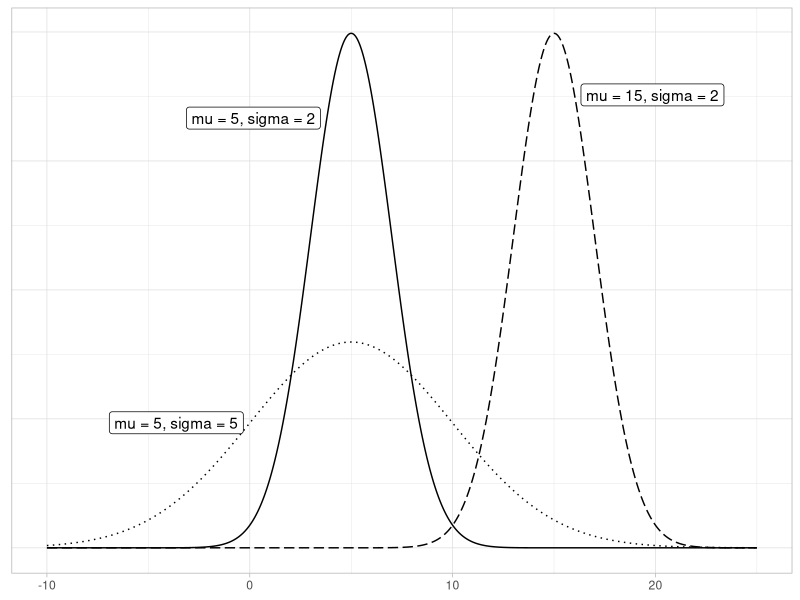
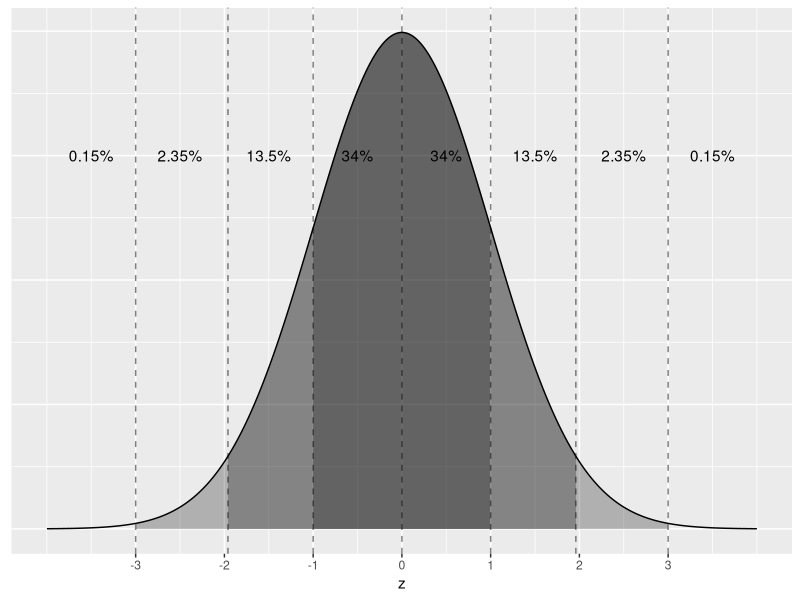

Here is the R script that generated these plots, in order: (Note: this script raises an error after producing the figures.)
## ---- chunk 1
if(!knitr::is_latex_output()){
  cat("# (APPENDIX) Appendix {-}")
} else {
  cat("\\appendix")
}
## ---- chunk 2
chap <- "A"
lc <- 0
rq <- 0
# **`r paste0("(LC", chap, ".", (lc <- lc + 1), ")")`**
# **`r paste0("(RQ", chap, ".", (rq <- rq + 1), ")")`**

knitr::opts_chunk$set(
  tidy = FALSE, 
  out.width = '\\textwidth', 
  fig.height = 4,
  warning = FALSE
)

options(scipen = 99, digits = 3)

# Set random number generator see value for replicable pseudorandomness.
set.seed(76)
## ---- chunk 3
# Packages needed internally, but not in text.
library(scales)
library(tidyverse)
## ---- chunk 4
all_points <- tibble(
  domain = seq(from = -10, to = 25, by = 0.01),
  `mu = 5, sigma = 2` = dnorm(x = domain, mean = 5, sd = 2),
  `mu = 5, sigma = 5` = dnorm(x = domain, mean = 5, sd = 5),
  `mu = 15, sigma = 2` = dnorm(x = domain, mean = 15, sd = 2)
)  %>% 
  gather(key = "Distribution", value = "value", - domain) %>% 
  mutate(
    Distribution = factor(
      Distribution, 
      levels = c("mu = 5, sigma = 2", 
                 "mu = 5, sigma = 5", 
                 "mu = 15, sigma = 2")
    )
  )

for_labels <- all_points %>% 
  filter(between(domain, 3.795, 3.805) & Distribution == "mu = 5, sigma = 2" |
           between(domain, 0.005, 0.0105) & Distribution == "mu = 5, sigma = 5" |
           between(domain, 16.005, 16.015) & Distribution == "mu = 15, sigma = 2")

all_points %>% 
  ggplot(aes(x = domain, y = value, linetype = Distribution)) +
  geom_line() +
  ggrepel::geom_label_repel(data = for_labels, aes(label = Distribution),
                            nudge_x = c(-1, -2.1, 1)) +
  theme_light() +
  scale_linetype_manual(values=c("solid", "dotted", "longdash")) + 
  theme(
    axis.title.y = element_blank(),
    axis.title.x = element_blank(),
    axis.text.y = element_blank(),
    axis.ticks.y = element_blank(),
    legend.position = "none"
  )
## ---- chunk 5
shade_3_sd <- function(x) {
  y <- dnorm(x, mean = 0, sd = 1)
  y[x <= -3 | x >= 3] <- NA
  return(y)
}
shade_2_sd <- function(x) {
  y <- dnorm(x, mean = 0, sd = 1)
  y[x <= -1.96 | x >= 1.96] <- NA
  return(y)
}
shade_1_sd <- function(x) {
  y <- dnorm(x, mean = 0, sd = 1)
  y[x <= -1 | x >= 1] <- NA
  return(y)
}

labels <- tibble(
  x = c(-3.5, -2.5, -1.5, -0.5, 0.5, 1.5, 2.5, 3.5),
  label = c("0.15%", "2.35%", "13.5%", "34%", "34%", "13.5%", "2.35%", "0.15%")
) %>% 
  mutate(y = rep(0.3, times = n()))

ggplot(data = tibble(x = c(-4, 4)), aes(x)) +
  geom_text(data = labels, aes(y=y, label = label)) + 
  # Trace normal curve
  stat_function(fun = dnorm, args = list(mean = 0, sd = 1), n = 1000) + 
  # Shade and delineate +/- 3 SD
  stat_function(fun = shade_3_sd, geom = "area", fill = "black", alpha = 0.25, n = 1000) +
  # annotate(geom = "segment", x = c(3, -3), xend = c(3, -3), y = 0, yend = dnorm(3, mean = 0, sd = 1)) +
  # Shade and delineate +/- 2 SD
  stat_function(fun = shade_2_sd, geom = "area", fill = "black", alpha = 0.25, n = 1000) +
  # annotate(geom = "segment", x = c(1.96, -1.96), xend = c(1.96, -1.96), y = 0, yend = dnorm(1.96, mean = 0, sd = 1)) +
  # Shade and delineate +/- 1 SD
  stat_function(fun = shade_1_sd, geom = "area", fill = "black", alpha = 0.25, n = 1000) +
  # annotate(geom = "segment", x = c(1, -1), xend = c(1, -1), y = 0, yend = dnorm(1, mean = 0, sd = 1)) + 
  geom_vline(xintercept = c(-3, -1.96, -1, 0, 1, 1.96, 3), linetype = "dashed", alpha = 0.5) +
  # Axes
  scale_x_continuous(breaks = seq(from = -3, to = 3, by = 1)) +
  labs(x = "z", y = "") +
  theme(axis.title.y = element_blank(), axis.text.y = element_blank(), axis.ticks.y = element_blank())
## ---- chunk 6
tibble(Price = c(1,10,100,1000,10000,100000,1000000)) %>% 
  mutate(
    `log10(Price)` = log10(Price),
    Price = dollar(Price),
    `Order of magnitude` = c("Singles", "Tens", "Hundreds", "Thousands", "Tens of thousands", "Hundreds of thousands", "Millions"),
    `Examples` = c("Cups of coffee", "Books", "Mobile phones", "High definition TVs", "Cars", "Luxury cars and houses", "Luxury houses")
  ) %>% 
  knitr::kable(
    digits = 3, 
    caption = "log10 transformed prices, orders of magnitude, and examples", 
    booktabs = TRUE,
    linesep = ""
  ) %>% 
  kable_styling(font_size = ifelse(knitr:::is_latex_output(), 10, 16), 
                latex_options = c("hold_position"))
